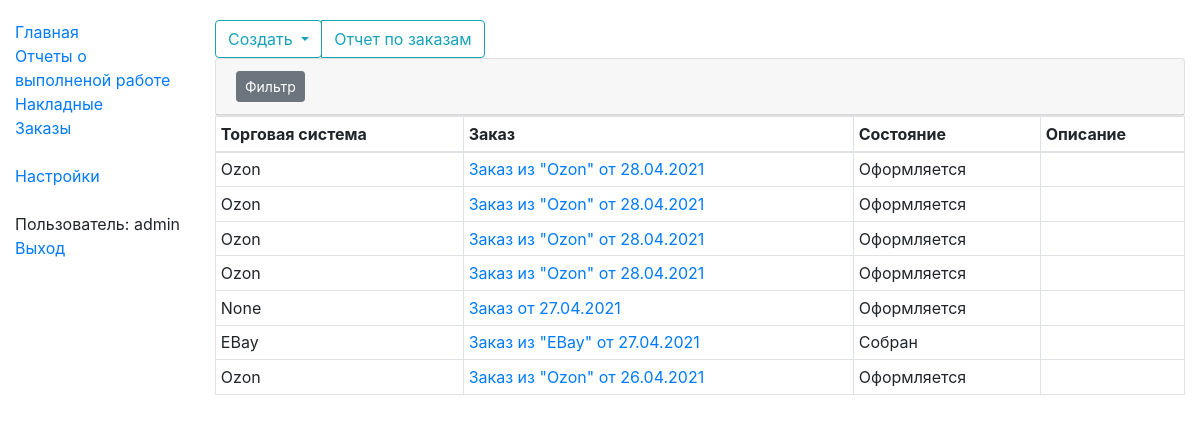
/trd/orders/ (signed in), run on an earlier commit of the app's database.
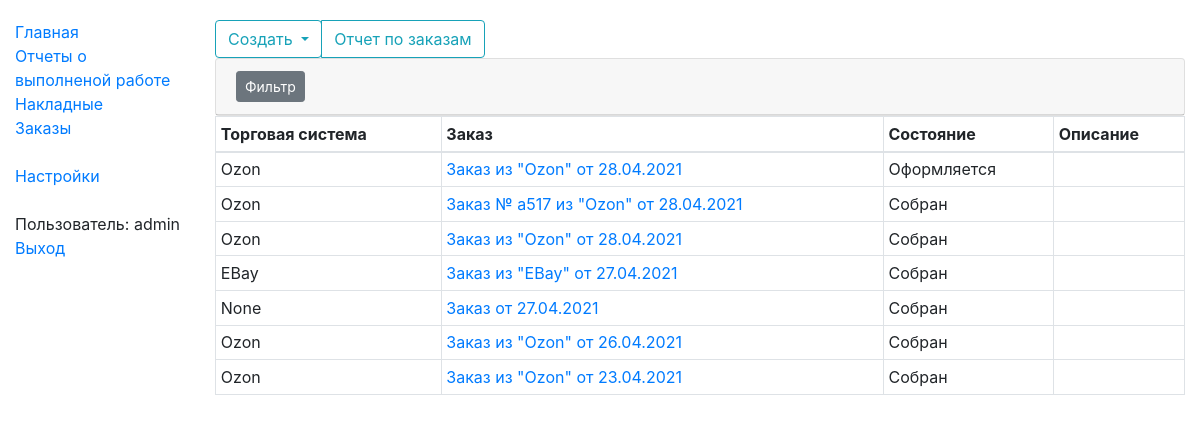
And on a later commit of the database.
### trd/order/orderModels.py (models this page shows, shortened)
class TrdOrder(models.Model):
    d_create_date = models.DateTimeField("Дата содания")
    d_reg_date = models.DateTimeField("Дата регистрации", db_index=True)
    id_state = models.ForeignKey('TrdOrderState', on_delete=models.PROTECT, verbose_name="Состояние")
    id_trade_system = models.ForeignKey('TrdTradeSystem', on_delete=models.PROTECT, verbose_name="Торговая система", null=True, blank=True)
    s_desc = models.TextField("Описание", null=True, blank=True)
    id_act_out = models.ForeignKey('stocks.StkAct', on_delete=models.PROTECT, null=True, blank=True,
                                   verbose_name="Расходная накладная")
    s_reg_num = models.CharField("Номер", null=True, blank=True, max_length=256)
    s_receiver = models.CharField("Получатель", null=True, blank=True, max_length=512)
    s_address = models.CharField("Адрес", null=True, blank=True, max_length=4000)
    s_track_num = models.CharField("Трек-номер", null=True, blank=True, max_length=256)
    id_delivery_service = models.ForeignKey('TrdDeliveryService', on_delete=models.PROTECT, null=True, blank=True,
                                            verbose_name="Служба доставки")
    class Meta:
        ordering = ["d_reg_date"]
        verbose_name = "Заказ"
        verbose_name_plural = "Заказы"
    def get_absolute_url(self):
        return reverse('trd_order-detail', args=[str(self.id)])
    def get_head_line(self):
        if self.id_trade_system is not None:
            trade_system = " из \"" + str(self.id_trade_system.s_caption) + "\""
        else:
            trade_system = ""
        if self.s_reg_num is not None:
            reg_num = " № " + str(self.s_reg_num)
        else:
            reg_num = ""
        return "Заказ" + reg_num + trade_system + " от " +  localtime(self.d_reg_date).strftime('%d.%m.%Y')
    def get_level_by_state(self):
        if self.id_state is None:
            return None
        else:
            current_date = timezone.now().date()
            order_date = self.d_reg_date.date()
            diff = abs((current_date - order_date).days)
            for level in TrdOrderStatePriorityLevel.objects.filter(id_order_state=self.id_state).filter(id_trade_system=self.id_trade_system):
                if (level.n_from is None or level.n_from <= diff) and (level.n_to is None or level.n_to >= diff):
                    return level

class TrdOrderState(CorState):
    class Meta:
        verbose_name = "Состояние заказа"
        verbose_name_plural = "Состояния заказа"

### trd/models.py (models this page shows)
class TrdTradeSystem(models.Model):
    s_caption = models.CharField("Наименование", max_length=256)
    class Meta:
        verbose_name = "Торговая система"
        verbose_name_plural = "Торговые системы"
        ordering = ["s_caption"]
    def __str__(self):
        return self.s_caption

### trd/order/order_views.py (the view)
# urls.py: path('orders/', order_views.TrdOrderListView.as_view(), name='trd_orders'),
class TrdOrderListView(LoginRequiredMixin, generic.ListView):
    model = TrdOrder
    template_name = 'trd/order/trd_order_list.html'
    paginate_by = 100
    def __get_flt_d_date_from(self):
        str_value = self.request.GET.get('flt_d_date_from')
        if str_value is not None and not str_value == '':
            return datetime.datetime.strptime(str_value, "%d.%m.%Y").date()
        else:
            return None
    def __get_flt_d_date_to(self):
        str_value = self.request.GET.get('flt_d_date_to')
        if str_value is not None and not str_value == '':
            return datetime.datetime.strptime(str_value, "%d.%m.%Y").date()
        else:
            return None
    def __get_flt_id_trade_system(self):
        str_value = self.request.GET.get('flt_id_trade_system')
        if str_value is not None and not str_value == '':
            return int(str_value)
        else:
            return None
    def get_queryset(self):
        query_set = TrdOrder.objects
        d_date_from = self.__get_flt_d_date_from()
        d_date_to = self.__get_flt_d_date_to()
        id_trade_system = self.__get_flt_id_trade_system()
        if d_date_from is not None:
            query_set = query_set.filter(d_reg_date__gte=d_date_from)
        if d_date_to is not None:
            query_set = query_set.filter(d_reg_date__lte=d_date_to)
        if id_trade_system is not None:
            query_set = query_set.filter(id_trade_system_id=id_trade_system)
        return query_set.order_by("-d_reg_date")
    def get_context_data(self, **kwargs):
        context = super().get_context_data(**kwargs)
        context['trade_system_list'] = TrdTradeSystem.objects.all()
        d_date_from = self.__get_flt_d_date_from()
        d_date_to = self.__get_flt_d_date_to()
        id_trade_system = self.__get_flt_id_trade_system()
        context['has_filter'] = d_date_from is not None or d_date_to is not None or id_trade_system is not None
        context['filter_form'] = TrdOrderListFilterForm(
            initial={
                'flt_d_date_from': d_date_from,
                'flt_d_date_to': d_date_to,
                'flt_id_trade_system': id_trade_system
            }
        )
        return context

### cor/state/stateModels.py (called while the page is built)
    def __str__(self):
        return self.s_caption

### templates/trd/order/trd_order_list.html (shortened to what this page needs)
{% extends "base_generic_content.html" %}
{% load bootstrap4 %}
{% block content %}
    <div class="btn-group" role="group" aria-label="Панель инструментов">
        <div class="btn-group" role="group">
            <button id="btnGroupCreate" type="button" class="btn dropdown-toggle btn-outline-info" data-toggle="dropdown" aria-haspopup="true" aria-expanded="false">
                Создать
            </button>
            <a class="btn btn-outline-info" href="{% url "trd_order_report" %}" role="button">Отчет по заказам</a>
        </div>
    </div>
    <div id="accordion">
        <div class="card">
            <div class="card-header" id="headingFilter">
                <button class="btn btn-secondary btn-sm" data-toggle="collapse" data-target="#collapseFilter" aria-expanded="{% if has_filter %}true{% else %}false{% endif %}" aria-controls="collapseFilter">
                  Фильтр
                </button>
            </div>
        </div>
    </div>
    <table class="table table-hover table-bordered table-sm">
        <thead>
            <tr>
                <th>Торговая система</th>
                <th>Заказ</th>
                <th>Состояние</th>
                <th>Описание</th>
            </tr>
        </thead>
        <tbody>
        {% if object_list %}
            {% for object in object_list %}
                <tr class="grid-row" data-id="{{ object.id }}" {% if object.get_level_by_state is not None %} style = "background-color: {{ object.get_level_by_state.get_color }};" {% endif %}>
                    <td>{{ object.id_trade_system}}</td>
                    <td><a href="{{ object.get_absolute_url }}">{{ object.get_head_line }}</a></td>
                    <td> {{ object.id_state}}</td>
                    <td>{% if object.s_desc is not None %}{{ object.s_desc}}{% endif %}</td>
                </tr>
            {% endfor %}
        {% endif %}
        </tbody>
    </table>
{% endblock %}

What changed in the data, as far as the page shows it:
changed TrdOrder: get_head_line "Заказ из \"Ozon\" от 28.04.2021" → "Заказ № a517 из \"Ozon\" от 28.04.2021"; id_state "Оформляется" → "Собран"
changed TrdOrder (number 3 of 7 on the later page): id_state "Оформляется" → "Собран"
shown differently, row unchanged: TrdOrder "Заказ из \"EBay\" от 27.04.2021": moves up the list
changed TrdOrder "None": id_state "Оформляется" → "Собран"; moves down the list
changed TrdOrder "Заказ из \"Ozon\" от 26.04.2021": id_state "Оформляется" → "Собран"; moves up the list
changed TrdOrder: get_head_line "Заказ из \"Ozon\" от 28.04.2021" → "Заказ из \"Ozon\" от 23.04.2021"; id_state "Оформляется" → "Собран"
